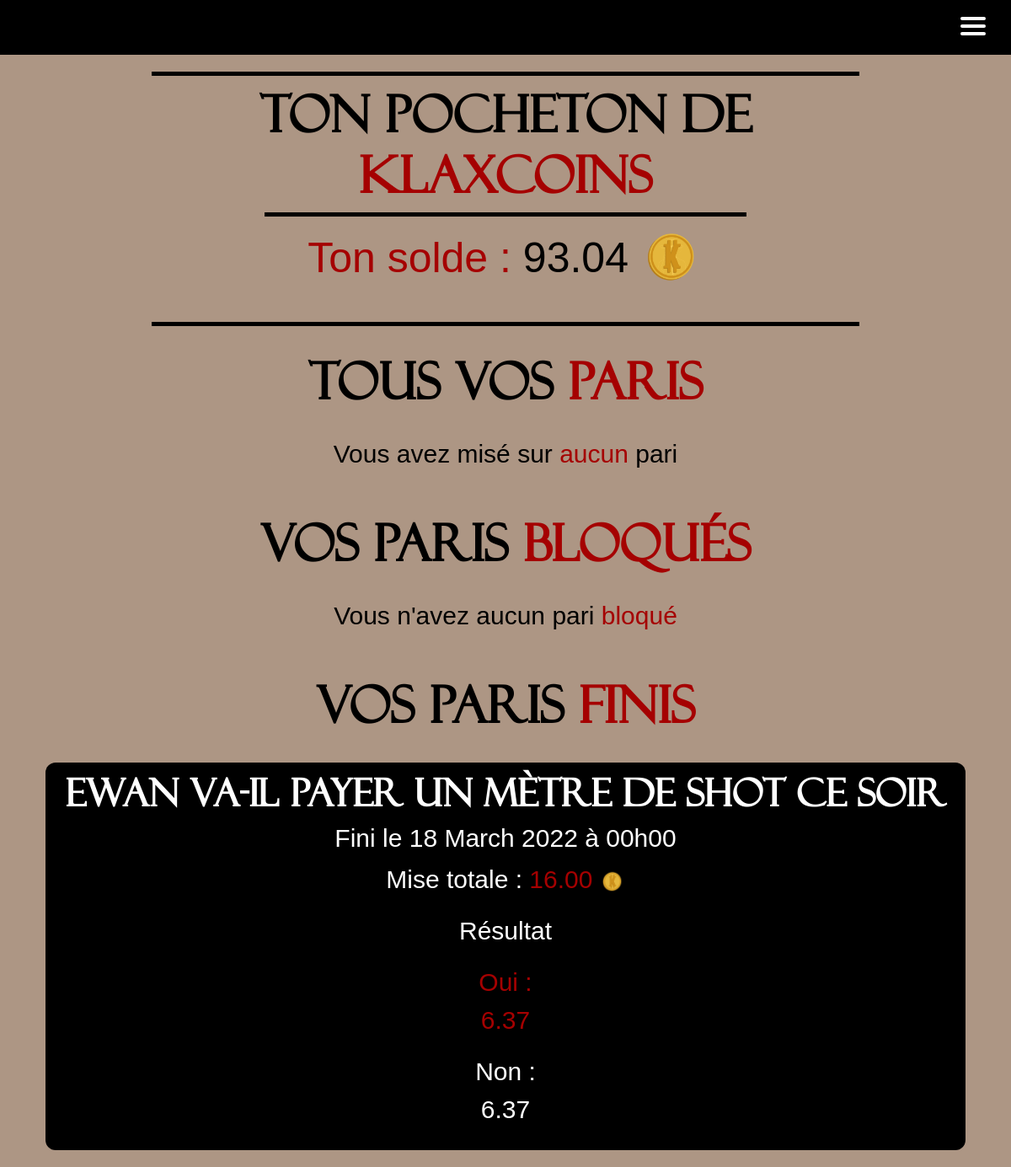
Page /home_betKlax/myBets/ (signed in) on the earlier database version.
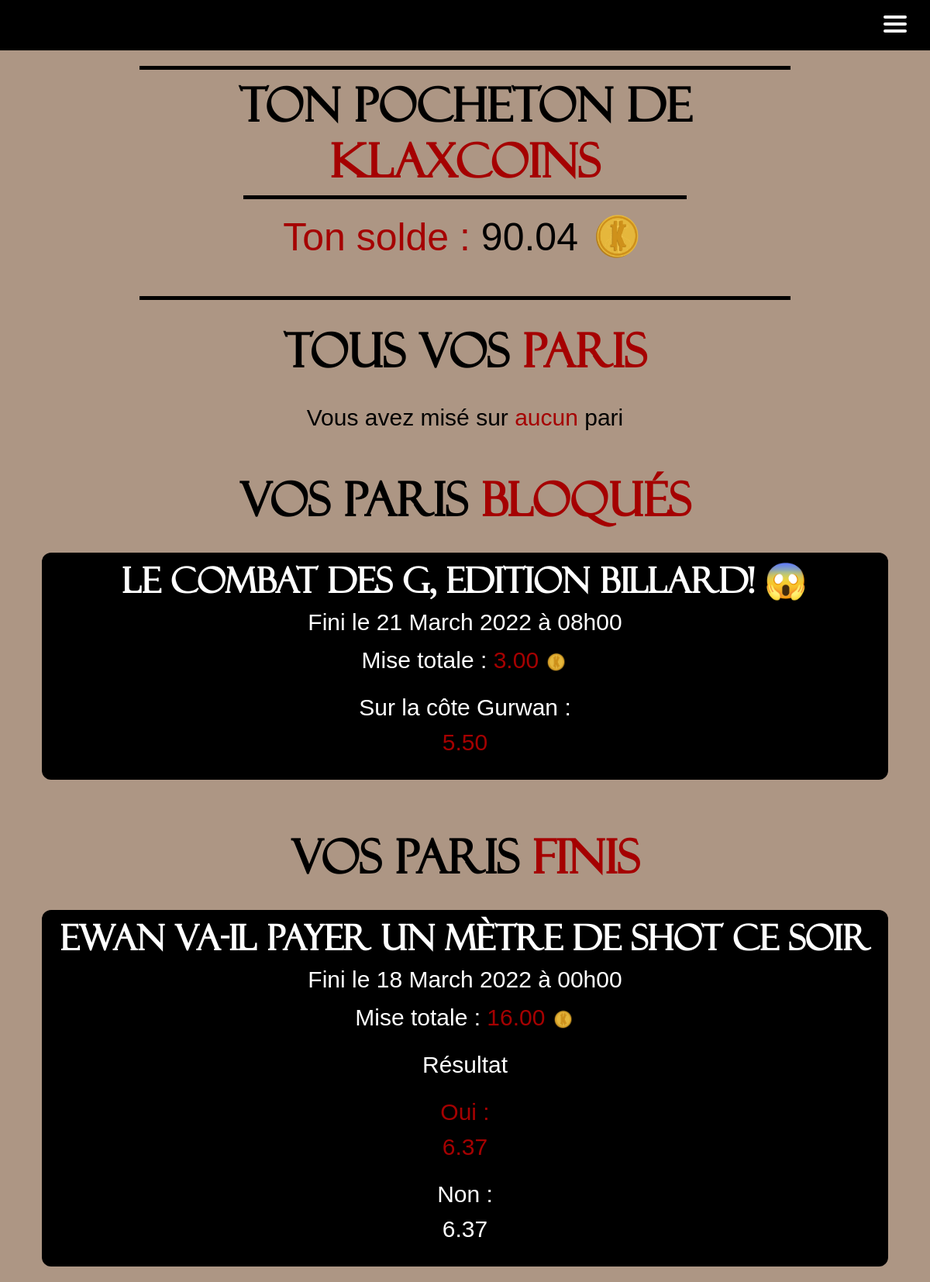
Same page on the later database version.
### main_app/models.py (models this page shows)
class User(AbstractUser):
    id = models.AutoField(primary_key=True, unique=True)
    first_name = models.CharField(max_length=30)
    last_name = models.CharField(max_length=30)
    username = models.CharField(max_length=20, unique=True)
    email = models.EmailField(unique=True, default="@enssat.fr")
    SECTOR = (
        ('INFO', 'Informatique'),
        ('PHOT', 'Photonique'),
        ('SNUM', 'Systèmes numériques'),
        ('IMR', 'IMR')
    )
    sector = models.CharField(max_length=4, choices=SECTOR, blank=True, help_text='Donne moi ta filière bro')
    created = models.DateTimeField(auto_now_add=True)
    updated = models.DateTimeField(auto_now=True)
    klax_coins = models.DecimalField(max_digits=12, decimal_places=2, default=100.00)
    activate = models.BooleanField(default=False)
    from_list = models.BooleanField(default=False)
    USERNAME_FIELD = 'email'
    REQUIRED_FIELDS = ['username']

class StoreBets(models.Model):
    bet_id = models.ForeignKey('Bets', on_delete=models.CASCADE)
    user_id = models.ForeignKey('User', on_delete=models.CASCADE)
    RESULT = (
        ('W', 'Win'),
        ('L', 'Lose')
    )
    result = models.CharField(max_length=1, choices=RESULT, blank=True, help_text='Which result for the bet')
    gains = models.DecimalField(max_digits=12, decimal_places=2, default=1.00)
    created = models.DateTimeField(auto_now_add=True)
    bet_rate = models.DecimalField(max_digits=4, decimal_places=2, default=1.00)
    blocked_bet = models.BooleanField(default=False)
    closed_bet = models.BooleanField(default=False)
    final_result = models.CharField(max_length=1, choices=RESULT, blank=False)

class Bets(models.Model):
    id = models.AutoField(primary_key=True, unique=True)
    bet_name = models.CharField(max_length=256, unique=True)
    win_rate = models.DecimalField(max_digits=4, decimal_places=2, default=2.00)
    win_vote = models.IntegerField(default=0)
    win_gains = models.DecimalField(max_digits=12, decimal_places=2, default=1.00)
    win_name = models.CharField(max_length=128, null=False, default="Oui")
    lose_rate = models.DecimalField(max_digits=4, decimal_places=2, default=2.00)
    lose_vote = models.IntegerField(default=0)
    lose_gains = models.DecimalField(max_digits=12, decimal_places=2, default=1.00)
    lose_name = models.CharField(max_length=128, null=False, default="Non")
    created = models.DateTimeField(auto_now_add=True)
    ended = models.DateTimeField(help_text='YYYY-MM-DD HH:MM:SS')
    visible = models.BooleanField(default=False)
    closed_bet = models.BooleanField(default=False)
    RESULT = (
        ('W', 'Win'),
        ('L', 'Lose')
    )
    result = models.CharField(max_length=1, choices=RESULT, blank=False)

### main_app/views.py (the view)
# urls.py: path("home_betKlax/myBets/", views.myBets, name="myBets"),
def myBets(request):
    try:
        finalizedBets = StoreBets.objects.filter(user_id_id=request.user.id, blocked_bet=True, closed_bet=False)
    except User.DoesNotExist:
        finalizedBets = None
    try:
        mybets = StoreBets.objects.filter(user_id_id=request.user.id, blocked_bet=False, closed_bet=False)
    except StoreBets.DoesNotExist:
        mybets = None
    try:
        user = User.objects.get(pk=request.user.id)
    except User.DoesNotExist:
        user = None
    try:
        myEndedBets = StoreBets.objects.filter(user_id_id=request.user.id, blocked_bet=True, closed_bet=True)
    except StoreBets.DoesNotExist:
        myEndedBets = None
    if user is not None:
        return render(request, 'bets/myBetKlax.html',
                      {'mybets': mybets, 'finalizedBets': finalizedBets, 'user': user, 'myEndedBets': myEndedBets})

### templates/bets/myBetKlax.html (shortened to what this page needs)
{% extends 'main.html' %}
{% block content %}
{% load static %}
{% load bootstrap5 %}
{% bootstrap_css %}
{% include 'nav.html' %}
{% if user %}
    <div class="container-fluid" id="wallet">
        <h1>Ton pocheton de <span>Klaxcoins</span></h1>
          {% if user.klax_coins > 0 %}
              <div>
                  <p><span>Ton solde : </span>{{ user.klax_coins }} <img class="img-fluid" height="75" width="75" src="{% static 'klax_or.png' %}" alt=""/></p>
              </div>
          {% else %}
              <div>
                <p><span>Time to soudoyer</span> car là tu n'as aucun <span id="yellow-span">klaxcoin</span> à parier (tema la bete de phrase)</p>
              </div>
          {% endif %}
    </div>
    <div class="container" id="betklax-pages">
        <h1 style="text-align: center; margin-top:20px">Tous vos <span>paris</span></h1><br>
        {% if mybets %}
            {%  for bet in mybets %}
                <div class="div-du-bet">
                    <h3>{{ bet.bet_id.bet_name }}</h3>
                    <h5>Fini le {{bet.bet_id.ended | date:"d"}} {{bet.bet_id.ended  | date:"F"}} {{bet.bet_id.ended  | date:"o"}} à {{bet.bet_id.ended | date:"H"}}h{{bet.bet_id.ended | date:"i"}}</h5>
                    <p>Mise totale : <span>{{ bet.gains }}</span> <img class="img-fluid" height="30" width="30" src="{% static 'klax_or.png' %}" alt=""/></p>
                    {% if bet.result == 'W' %}
                            <p>Sur la côte {{ bet.bet_id.win_name }} : <br> <span>{{ bet.bet_id.win_rate }}</span> </p>
                    {% else %}
                            <p>Sur la côte {{ bet.bet_id.lose_name }} : <br>    <span>{{ bet.bet_id.lose_rate }}</span> </p>
                    {% endif %}
                    <label for="mise"></label><input style="font-size: 20px; font-family: 'samuel', sans-serif;" placeholder="15" type="number" id="mise{{ bet.bet_id.id }}">
                    <br>
                    <a class="btn btn--main" id="btn-href-{{ bet.bet_id.id }}" href="{% url "addGains" id_bet=bet.bet_id.id gains=0 %}" onclick="addGains(this.id)" style="font-size: 25px; font-family: 'samuel', sans-serif; color:black; background-color: yellow; margin-bottom:10px; margin-top: 5px">
                        Ajouter des Klaxcoins sur le pari
                    </a>
                    <br>
                    {% if bet.result == 'W' %}
                        <a class="btn btn--main" style="font-size: 25px; font-family: 'samuel', sans-serif; background-color:rgb(165, 1, 1); color:white" href="{% url "finalizeBet" id_bet=bet.bet_id.id %}" id="finalizeBet{{ bet.bet_id.id }}">
                            Bloquer la cote à {{ bet.bet_id.win_rate }}
                        </a>
                    {% else %}
                        <a class="btn btn--main" style="font-size: 25px; font-family: 'samuel', sans-serif; background-color:rgb(165, 1, 1); color:white" href="{% url "finalizeBet" id_bet=bet.bet_id.id %}" id="finalizeBet{{ bet.bet_id.id }}">
                            Bloquer la cote à {{ bet.bet_id.lose_rate }}
                        </a>
                    {% endif %}
                </div>
            {% endfor %}
        {% else %}
            <h5 style="text-align: center;">Vous avez misé sur <span>aucun</span> pari</h5>
        {% endif %}
        <br>
        <h1 style="text-align: center; margin-top:20px"> Vos paris <span>bloqués</span> </h1> <br>
        <div class="container">
            {% if finalizedBets %}
                {% for bet in finalizedBets %}
                    <div class="div-du-bet">
                        <h3>{{ bet.bet_id.bet_name }}</h3>
                        <h5>Fini le {{bet.bet_id.ended | date:"d"}} {{bet.bet_id.ended  | date:"F"}} {{bet.bet_id.ended  | date:"o"}} à {{bet.bet_id.ended | date:"H"}}h{{bet.bet_id.ended | date:"i"}}</h5>
                        <p>Mise totale : <span>{{ bet.gains }} </span> <img class="img-fluid" height="30" width="30" src="{% static 'klax_or.png' %}" alt=""/></p>
                        {% if bet.result == 'W' %}
                                <p>Sur la côte {{ bet.bet_id.win_name }} : <br> <span>{{ bet.bet_rate }}</span> </p>
                        {% else %}
                                <p>Sur la côte {{ bet.bet_id.lose_name }} : <br> <span>{{ bet.bet_rate }}</span> </p>
                        {% endif %}
                    </div>
                {% endfor %}
            {% else %}
                <h5 style="text-align: center;">Vous n'avez aucun pari <span>bloqué</span></h5>
            {% endif %}
        </div>
        <br>
        <h1 style="text-align: center; margin-top:20px"> Vos paris <span>finis</span> </h1> <br>
        <div class="container">
            {% if myEndedBets %}
                {% for bet in myEndedBets %}
                    <div class="div-du-bet">
                        <h3>{{ bet.bet_id.bet_name }}</h3>
                        <h5>Fini le {{bet.bet_id.ended | date:"d"}} {{bet.bet_id.ended  | date:"F"}} {{bet.bet_id.ended  | date:"o"}} à {{bet.bet_id.ended | date:"H"}}h{{bet.bet_id.ended | date:"i"}}</h5>
                        <p>Mise totale : <span>{{ bet.gains }} </span> <img class="img-fluid" height="30" width="30" src="{% static 'klax_or.png' %}" alt=""/></p>
                        {% if not bet.final_result %}
                            <p>En attente des résultats</p>
                            {% if bet.result == 'W' %}
                                <p>Sur la côte {{ bet.bet_id.win_name }} : <br> <span>{{ bet.bet_rate }}</span> </p>
                            {% else %}
                                <p>Sur la côte {{ bet.bet_id.lose_name }} : <br> <span>{{ bet.bet_rate }}</span> </p>
                            {% endif %}
                        {% else %}
                            <p>Résultat</p>
                            {% if bet.bet_id.result == 'W' %}
                                <p><span>{{ bet.bet_id.win_name }} : <br> {{ bet.bet_rate }}</span> </p>
                                <p>{{ bet.bet_id.lose_name }} : <br> {{ bet.bet_rate }} </p>
                            {% else %}
                                <p>{{ bet.bet_id.win_name }} : <br> {{ bet.bet_id.win_rate }} </p>
                                <p><span>{{ bet.bet_id.lose_name }} : <br> {{ bet.bet_id.lose_rate }}</span> </p>
                            {% endif %}
                        {% endif %}
                    </div>
                {% endfor %}
            {% else %}
                <h5 style="text-align: center;">Vous n'avez aucun bet <span>terminé</span></h5>
            {% endif %}
        </div>
    </div>
{% endif %}
{% endblock %}

### templates/main.html (shortened to what this page needs)
<!DOCTYPE html>
{% load static %}
{% load bootstrap5 %}
<html>
{% bootstrap_css %}
<head>
    <link rel="stylesheet" href="{% static 'styles/style.css' %}" />
</head>
<body>
    {% block content %}
    {% endblock %}
</body>
</html>

### templates/nav.html (shortened to what this page needs)
{% extends 'main.html' %}
{% load static %}
{% block content %}
<nav class="nav">
  <div class="container">
      <span class="navTrigger">
          <i></i>
          <i></i>
          <i></i>
      </span>
  </div>
</nav>
{% endblock %}

### static/styles/style.css (style rules this page uses)
body { background-color: #ad9684; color: black; }
* { cursor:url(https://i.ibb.co/2Whsx1h/klaxicon-5.png) 25 15, auto; }
#wallet { font-size: 60px; text-align: center; color: black; font-weight:normal; font-style:normal; padding-top: 10px; padding-bottom: 10px; margin: 20px auto 30px; width: 70%; border-top: 5px solid black; border-bottom: 5px solid black; }
#wallet h1 { font-size: 60px; text-align: center; font-family: 'Felixti', Arial, sans-serif; font-weight: bold; }
#wallet p { font-size: 50px; text-align: center; font-family: 'LinBiolinum', Arial, sans-serif; color: black; font-weight:normal; margin-bottom: 10px; font-style:normal; padding-top: 10px; padding-bottom: 10px; margin-left: auto; margin-right: auto; width: 70%; border-top: 5px solid black; }
#wallet span { color: rgb(165, 1, 1); }
#wallet img { margin-bottom: 10px; }
#betklax-pages { margin-top: 20px; }
#betklax-pages h1 { font-size: 60px; text-align: center; font-family: 'Felixti', Arial, sans-serif; font-weight: bold; }
#betklax-pages h3 { font-size: 45px; text-align: center; font-family: 'Felixti', Arial, sans-serif; font-weight: bold; }
#betklax-pages h5 { font-size: 30px; text-align: center; font-family: 'LinBiolinum', Arial, sans-serif; }
#betklax-pages p { font-size: 30px; text-align: center; font-family: 'LinBiolinum', sans-serif; }
#betklax-pages span { color: rgb(165, 1, 1); }
.div-du-bet { text-align: center; background-color: black; padding: 10px; border-radius: 12px; justify-content: center; margin-bottom: 20px; color:white; }
.div-du-bet h3 { font-size: 25px; }
.nav { width: 100%; height: 65px; position: relative; line-height: 65px; text-align: justify; font-family: 'Corleone', Arial, sans-serif; font-weight:normal; font-style:normal; background-color: #000000; }
.navTrigger { display: none; }
.nav { -webkit-transition: all 0.4s ease; transition: all 0.4s ease; }
@media screen and (max-width:1400px) { .navTrigger { display: block; } }
.navTrigger { cursor: pointer; width: 30px; height: 25px; margin: auto; position: absolute; right: 30px; top: 0; bottom: 0; }
.navTrigger i { background-color: #FFF; border-radius: 2px; content: ''; display: block; width: 100%; height: 4px; }
.navTrigger i:nth-child(1) { -webkit-animation: outT 0.8s backwards; animation: outT 0.8s backwards; -webkit-animation-direction: reverse; animation-direction: reverse; }
.navTrigger i:nth-child(2) { margin: 5px 0; -webkit-animation: outM 0.8s backwards; animation: outM 0.8s backwards; -webkit-animation-direction: reverse; animation-direction: reverse; }
.navTrigger i:nth-child(3) { -webkit-animation: outBtm 0.8s backwards; animation: outBtm 0.8s backwards; -webkit-animation-direction: reverse; animation-direction: reverse; }

Differences in the rows shown:
changed User: klax_coins "93.04" → "90.04"
added StoreBets: bet_id.bet_name "Le combat des G, Edition billard! 😱", bet_id.ended "21", bet_id.ended "March", bet_id.ended "2022", bet_id.ended "08", bet_id.ended "00", gains "3.00", bet_id.lose_name "Gurwan", bet_rate "5.50", shown under "Vos paris bloqués"
Other differences:
text no longer shown: "Vous n'avez aucun pari bloqué"
